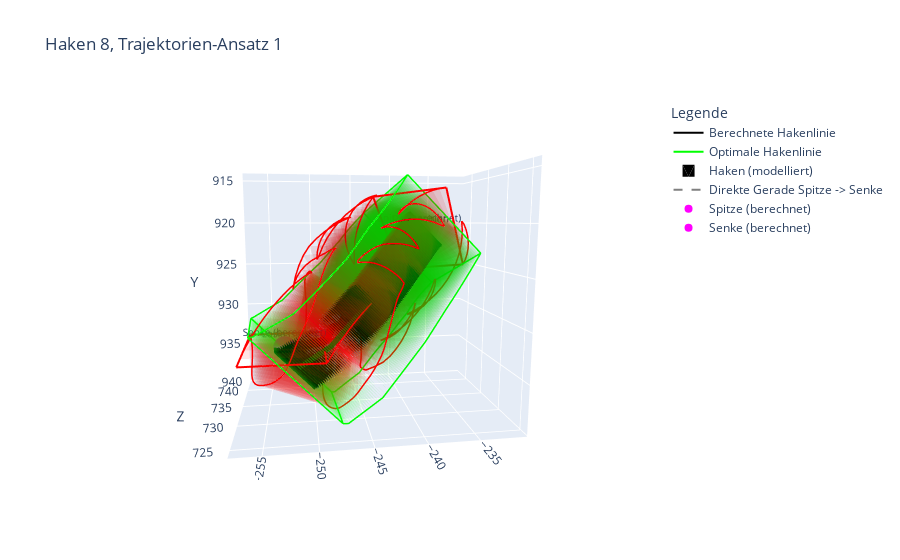
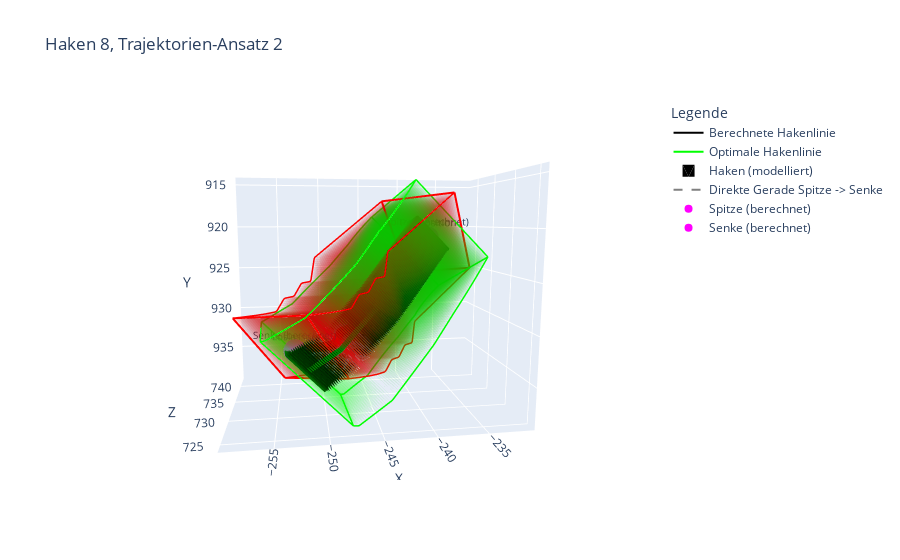
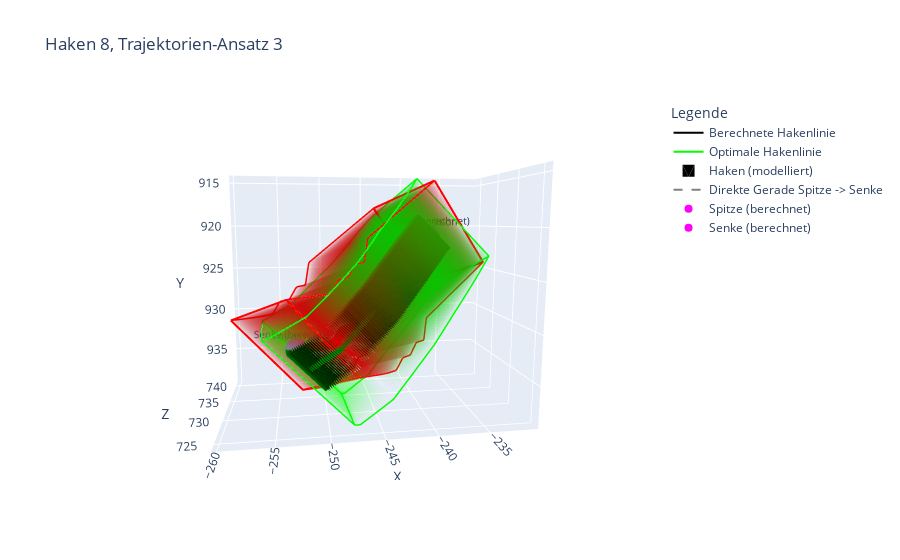
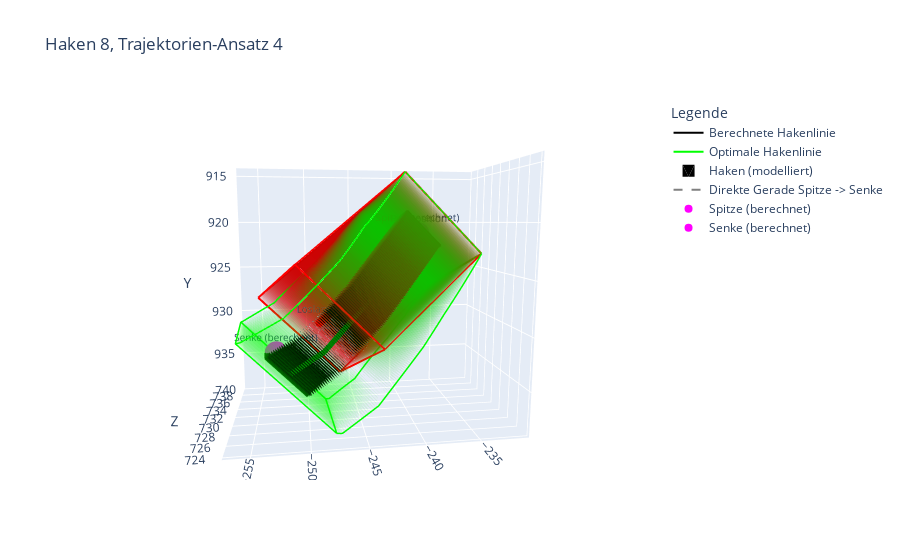

The cell these charts' notebook holds for them, in order:
### Code cell
visualize_rectangles_html(
    rectangles = rectangles_1,
    secondary_rectangles = rectangles_optim,
    secondary_legend_title = 'optimale Trajektorie',
    hook_rectangles = rectangles_optim_hooks,
    connect_points = (trajectory_1[1][0], trajectory_1[-1][0]),
    hook_num = hook_num,
    trajectory_process = 1,
    html_filename = '/home/mo/Thesis/Evaluation/Trajektorientests/traj1.html'
    )

visualize_rectangles_html(
    rectangles = rectangles_2,
    secondary_rectangles = rectangles_optim,
    secondary_legend_title = 'optimale Trajektorie',
    hook_rectangles = rectangles_optim_hooks,
    connect_points = (trajectory_1[1][0], trajectory_1[-1][0]),
    hook_num = hook_num,
    trajectory_process = 2,
    html_filename = '/home/mo/Thesis/Evaluation/Trajektorientests/traj2.html'
    )

visualize_rectangles_html(
    rectangles = rectangles_3,
    secondary_rectangles = rectangles_optim,
    secondary_legend_title = 'optimale Trajektorie',
    hook_rectangles = rectangles_optim_hooks,
    connect_points = (trajectory_1[1][0], trajectory_1[-1][0]),
    hook_num = hook_num,
    trajectory_process = 3,
    html_filename = '/home/mo/Thesis/Evaluation/Trajektorientests/traj3.html'
    )

visualize_rectangles_html(
    rectangles = rectangles_4,
    secondary_rectangles = rectangles_optim,
    secondary_legend_title = 'optimale Trajektorie',
    hook_rectangles = rectangles_optim_hooks,
    connect_points = (trajectory_1[1][0], trajectory_1[-1][0]),
    hook_num = hook_num,
    trajectory_process = 4,
    html_filename = '/home/mo/Thesis/Evaluation/Trajektorientests/traj4.html'
    )
